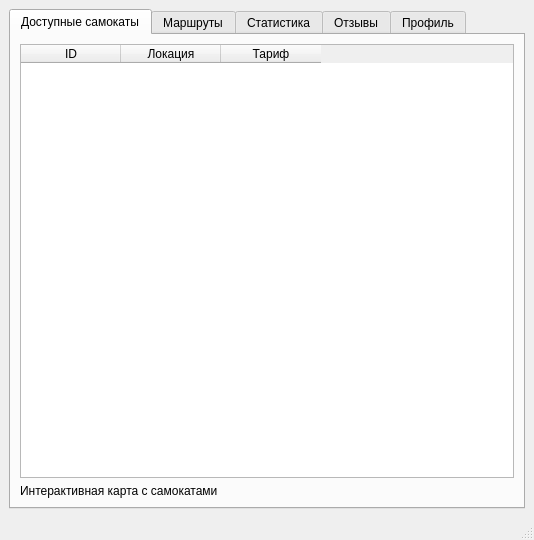
<?xml version="1.0" encoding="UTF-8"?>
<ui version="4.0">
 <class>MainWindow</class>
 <widget class="QMainWindow" name="MainWindow">
  <property name="geometry">
   <rect>
    <x>0</x>
    <y>0</y>
    <width>534</width>
    <height>540</height>
   </rect>
  </property>
  <property name="windowTitle">
   <string>Аренда Электросамокатов</string>
  </property>
  <widget class="QWidget" name="centralwidget">
   <layout class="QVBoxLayout" name="verticalLayout">
    <item>
     <widget class="QTabWidget" name="tabWidget">
      <property name="currentIndex">
       <number>0</number>
      </property>
      <widget class="QWidget" name="tab_scooters">
       <attribute name="title">
        <string>Доступные самокаты</string>
       </attribute>
       <layout class="QVBoxLayout" name="verticalLayout_scooters">
        <item>
         <widget class="QTableWidget" name="table_scooters">
          <column>
           <property name="text">
            <string>ID</string>
           </property>
          </column>
          <column>
           <property name="text">
            <string>Локация</string>
           </property>
          </column>
          <column>
           <property name="text">
            <string>Тариф</string>
           </property>
          </column>
         </widget>
        </item>
        <item>
         <widget class="QLabel" name="label_map">
          <property name="text">
           <string>Интерактивная карта с самокатами</string>
          </property>
         </widget>
        </item>
       </layout>
      </widget>
      <widget class="QWidget" name="tab_routes">
       <attribute name="title">
        <string>Маршруты</string>
       </attribute>
       <layout class="QVBoxLayout" name="verticalLayout_routes">
        <item>
         <widget class="QLabel" name="label_routes">
          <property name="text">
           <string>Популярные маршруты и рекомендации</string>
          </property>
         </widget>
        </item>
        <item>
         <widget class="QListWidget" name="list_routes"/>
        </item>
       </layout>
      </widget>
      <widget class="QWidget" name="tab_stats">
       <attribute name="title">
        <string>Статистика</string>
       </attribute>
       <layout class="QVBoxLayout" name="verticalLayout_stats">
        <item>
         <widget class="QLabel" name="label_stats">
          <property name="text">
           <string>Статистика аренды</string>
          </property>
         </widget>
        </item>
        <item>
         <widget class="QTextBrowser" name="textBrowser_stats"/>
        </item>
       </layout>
      </widget>
      <widget class="QWidget" name="tab_reviews">
       <attribute name="title">
        <string>Отзывы</string>
       </attribute>
       <layout class="QVBoxLayout" name="verticalLayout_reviews">
        <item>
         <widget class="QTextEdit" name="textEdit_newReview">
          <property name="placeholderText">
           <string>Оставьте отзыв...</string>
          </property>
         </widget>
        </item>
        <item>
         <widget class="QPushButton" name="button_submitReview">
          <property name="text">
           <string>Отправить отзыв</string>
          </property>
         </widget>
        </item>
        <item>
         <widget class="QListWidget" name="list_reviews"/>
        </item>
       </layout>
      </widget>
      <widget class="QWidget" name="tab_profile">
       <attribute name="title">
        <string>Профиль</string>
       </attribute>
       <layout class="QVBoxLayout" name="verticalLayout_profile">
        <item>
         <widget class="QLabel" name="label_userInfo">
          <property name="text">
           <string>Информация о пользователе</string>
          </property>
         </widget>
        </item>
        <item>
         <widget class="QPushButton" name="button_logout">
          <property name="text">
           <string>Выйти</string>
          </property>
         </widget>
        </item>
       </layout>
      </widget>
     </widget>
    </item>
   </layout>
  </widget>
  <widget class="QStatusBar" name="statusbar"/>
 </widget>
 <resources/>
 <connections/>
</ui>
